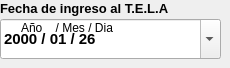
                    <widget class="QFrame" name="frame_2">
                     <property name="styleSheet">
                      <string/>
                     </property>
                     <widget class="QLabel" name="label_fecha_de_ingreso_tela">
                      <property name="geometry">
                       <rect>
                        <x>0</x>
                        <y>0</y>
                        <width>174</width>
                        <height>16</height>
                       </rect>
                      </property>
                      <property name="sizePolicy">
                       <sizepolicy hsizetype="Preferred" vsizetype="Preferred">
                        <horstretch>0</horstretch>
                        <verstretch>10</verstretch>
                       </sizepolicy>
                      </property>
                      <property name="maximumSize">
                       <size>
                        <width>200</width>
                        <height>40</height>
                       </size>
                      </property>
                      <property name="font">
                       <font>
                        <family>Arial</family>
                        <pointsize>10</pointsize>
                        <weight>75</weight>
                        <bold>true</bold>
                       </font>
                      </property>
                      <property name="styleSheet">
                       <string notr="true"/>
                      </property>
                      <property name="text">
                       <string>Fecha de ingreso al T.E.L.A</string>
                      </property>
                      <property name="scaledContents">
                       <bool>false</bool>
                      </property>
                     </widget>
                     <widget class="QDateEdit" name="dateedit_fecha_ingreso_tela">
                      <property name="geometry">
                       <rect>
                        <x>0</x>
                        <y>19</y>
                        <width>221</width>
                        <height>40</height>
                       </rect>
                      </property>
                      <property name="minimumSize">
                       <size>
                        <width>0</width>
                        <height>40</height>
                       </size>
                      </property>
                      <property name="font">
                       <font>
                        <family>Arial</family>
                        <pointsize>11</pointsize>
                        <weight>75</weight>
                        <italic>false</italic>
                        <bold>true</bold>
                       </font>
                      </property>
                      <property name="toolTip">
                       <string>Año/Mes/Dia</string>
                      </property>
                      <property name="styleSheet">
                       <string notr="true"/>
                      </property>
                      <property name="wrapping">
                       <bool>false</bool>
                      </property>
                      <property name="frame">
                       <bool>true</bool>
                      </property>
                      <property name="accelerated">
                       <bool>true</bool>
                      </property>
                      <property name="keyboardTracking">
                       <bool>true</bool>
                      </property>
                      <property name="showGroupSeparator" stdset="0">
                       <bool>true</bool>
                      </property>
                      <property name="currentSection">
                       <enum>QDateTimeEdit::YearSection</enum>
                      </property>
                      <property name="displayFormat">
                       <string>yyyy / MM / dd</string>
                      </property>
                      <property name="calendarPopup">
                       <bool>true</bool>
                      </property>
                      <property name="currentSectionIndex">
                       <number>0</number>
                      </property>
                      <property name="date">
                       <date>
                        <year>2000</year>
                        <month>1</month>
                        <day>26</day>
                       </date>
                      </property>
                     </widget>
                     <widget class="QLabel" name="label">
                      <property name="geometry">
                       <rect>
                        <x>21</x>
                        <y>20</y>
                        <width>101</width>
                        <height>16</height>
                       </rect>
                      </property>
                      <property name="styleSheet">
                       <string notr="true"/>
                      </property>
                      <property name="text">
                       <string>Año    / Mes / Dia</string>
                      </property>
                     </widget>
                    </widget>
